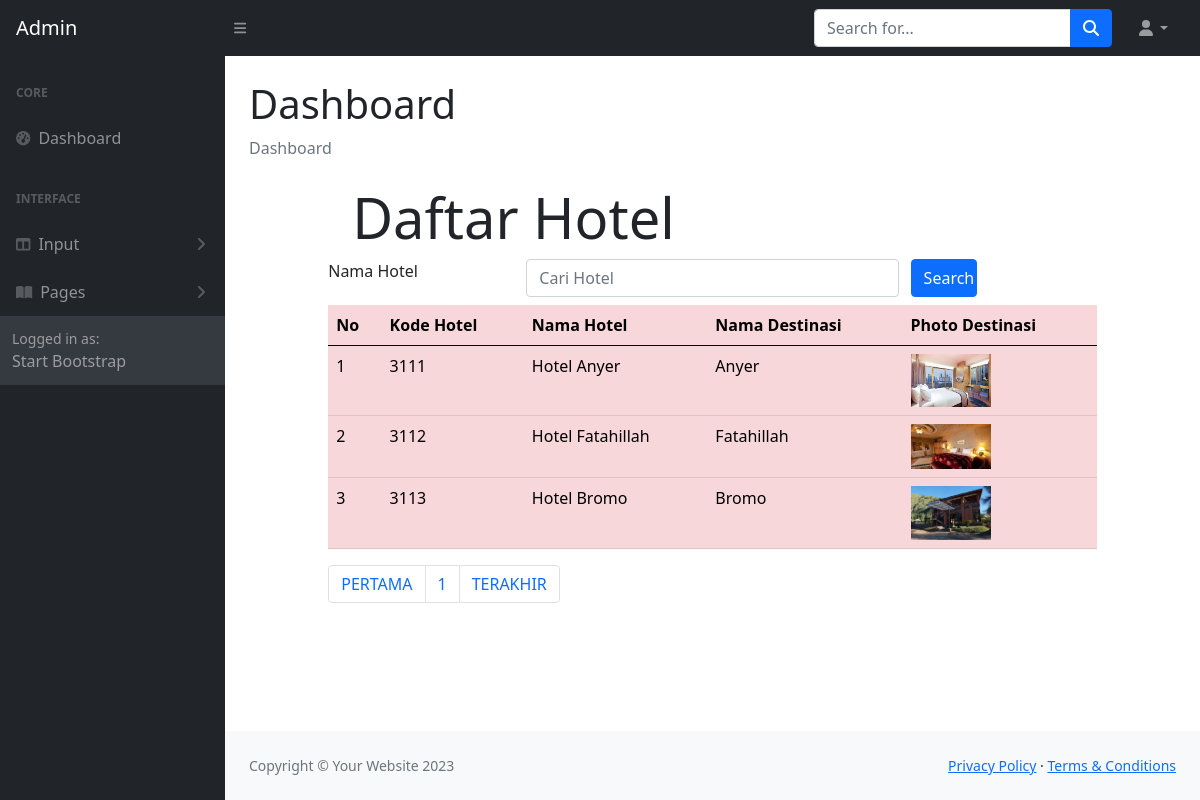
/ADMIN/daftarhotel.php, run on the app's committed database.
### tables this page shows
CREATE TABLE `hotel` (
  `hotelKODE` char(4) NOT NULL,
  `hotelNAMA` char(120) NOT NULL,
  `hotelKET` char(225) NOT NULL,
  `hotelFILE` char(120) NOT NULL,
  `destinasiKODE` char(4) NOT NULL
);

CREATE TABLE `destinasi` (
  `destinasiKODE` char(4) NOT NULL,
  `destinasiNAMA` varchar(120) NOT NULL,
  `kategoriKODE` char(4) NOT NULL,
  `destinasiFILE` char(120) NOT NULL,
  `destinasiKET` char(120) NOT NULL
);

### ADMIN/daftarhotel.php (the view, shortened to what this page needs)
<!DOCTYPE html>
<html lang="en">
<?php include "include/head.php";?>
    <body class="sb-nav-fixed">
        <?php include "include/menunav.php";?>
        <div id="layoutSidenav">
            <?php include "include/menu.php";?>
            <div id="layoutSidenav_content">
                <main>
                    <div class="container-fluid px-4">
                        <h1 class="mt-4">Dashboard</h1>
                        <ol class="breadcrumb mb-4">
                            <li class="breadcrumb-item active">Dashboard</li>
                        </ol>
<head>
  	<link rel="stylesheet" type="text/css" href="https://cdnjs.cloudflare.com/ajax/libs/select2/4.0.3/css/select2.min.css">
	<link rel="stylesheet" type="text/css" href="css/bootstrap.min.css">
</head>
<?php
	include "include/config.php";
?>
<body>
<div class="row">
	<div class="col-sm-1"></div>
	<div class="col-sm-10">
		<div class="jumbotron jumbotron-fluid">
			<div class="container">
				<h1 class="display-4">Daftar Hotel</h1>
			</div>
		</div>
		<form method="POST">
                <div class="form-group row mb-2">
                <label for="search" class="col-sm-3">Nama Hotel</label>
                <div class="col-sm-6">
                    <input type="text" name="search" class="form-control" id="search"
                    value="<?php if(isset($_POST["search"])) {echo $_POST["search"];}?>"
                        placeholder = "Cari Hotel">
                </div>
                <input type="submit" name="kirim" class="col-sm-1 btn btn-primary" value="Search">
                </div>
            </form>
	<table class="table table-hover table-danger">
    <thead class="thead-dark">
			<tr>
				<th>No</th>
				<th>Kode Hotel</th>
				<th>Nama Hotel</th>
				<th>Nama Destinasi</th>
				<th>Photo Destinasi</th>
			</tr>
		</thead>
		<tbody>
		<?php
    $jumlahtampilan = 3;
    $halaman = (isset($_GET['page']))? $_GET['page'] : 1;
    $mulaitampilan = ($halaman - 1) * $jumlahtampilan;
if(isset($_POST["kirim"]))
{
    $search = $_POST["search"];
	$query = mysqli_query($connection,"select * from hotel, destinasi where hotel.destinasiKODE = destinasi.destinasiKODE
	AND hotelNAMA like '%".$search."%' limit $mulaitampilan, $jumlahtampilan");
}else
    {
        $query = mysqli_query($connection, "select *  from hotel, destinasi where hotel.destinasiKODE = destinasi.destinasiKODE limit $mulaitampilan, $jumlahtampilan");
    }
	$nomor = 1;
	while($row = mysqli_fetch_array($query))
	{
  ?>
				<tr>
					<td><?php echo $mulaitampilan + $nomor; ?></td>
					<td><?php echo $row['hotelKODE'];?></td>
					<td><?php echo $row['hotelNAMA'];?></td>
					<td><?php echo $row['destinasiNAMA'];?></td>
                    <td>
						<?php if(is_file("images/".$row['hotelFILE']))
						{ ?>
							<img src="images/<?php echo $row['hotelFILE']?>" width="80">
						<?php } else
							echo "<img src='images/noimage.png' width='80'>"
						?>
					</td>
				</tr>
			<?php $nomor = $nomor + 1;?>
			<?php }	?>
		</tbody>
	</table>
	<?php
    $query = mysqli_query($connection, "SELECT * FROM hotel");
    $jumlahrecord = mysqli_num_rows($query);
    $jumlahpage = ceil($jumlahrecord/$jumlahtampilan);
  	?>
	<nav aria-label="Page navigation example">
	<ul class="pagination">
		<li class="page-item"><a class="page-link" href="?page=<?php $nomorhal=1; echo $nomorhal?>">PERTAMA</a></li>
		<?php for($nomorhal=1; $nomorhal<=$jumlahpage; $nomorhal++)
		{ ?>
		<li class="page-item">
		<?php
		if($nomorhal!=$halaman)
		{ ?>
		<a class="page-link" href="?page=<?php echo $nomorhal?>"><?php echo $nomorhal?></a>
		<?php }
		else { ?>
		<a class="page-link" href="?page=<?php echo $nomorhal?>"><?php echo $nomorhal?></a>
		<?php } ?>
		</li>
		<?php } ?>
		<li class="page-item"><a class="page-link" href="?page=<?php echo $nomorhal-1?>">TERAKHIR</a></li>
	</ul>
	</nav>
	</div>
	<div class="col-sm-1"></div>
</div>
</body>
	</div>
                </main>
                <?php include "include/footer.php";?>
            </div>
        </div>
    </body>
</html>
</html>

### data on the page
hotel: nomor "1", hotelKODE "3111", hotelNAMA "Hotel Anyer", destinasi.destinasiNAMA "Anyer", hotelFILE (picture)
hotel: nomor "2", hotelKODE "3112", hotelNAMA "Hotel Fatahillah", destinasi.destinasiNAMA "Fatahillah", hotelFILE (picture)
hotel: nomor "3", hotelKODE "3113", hotelNAMA "Hotel Bromo", destinasi.destinasiNAMA "Bromo", hotelFILE (picture)
